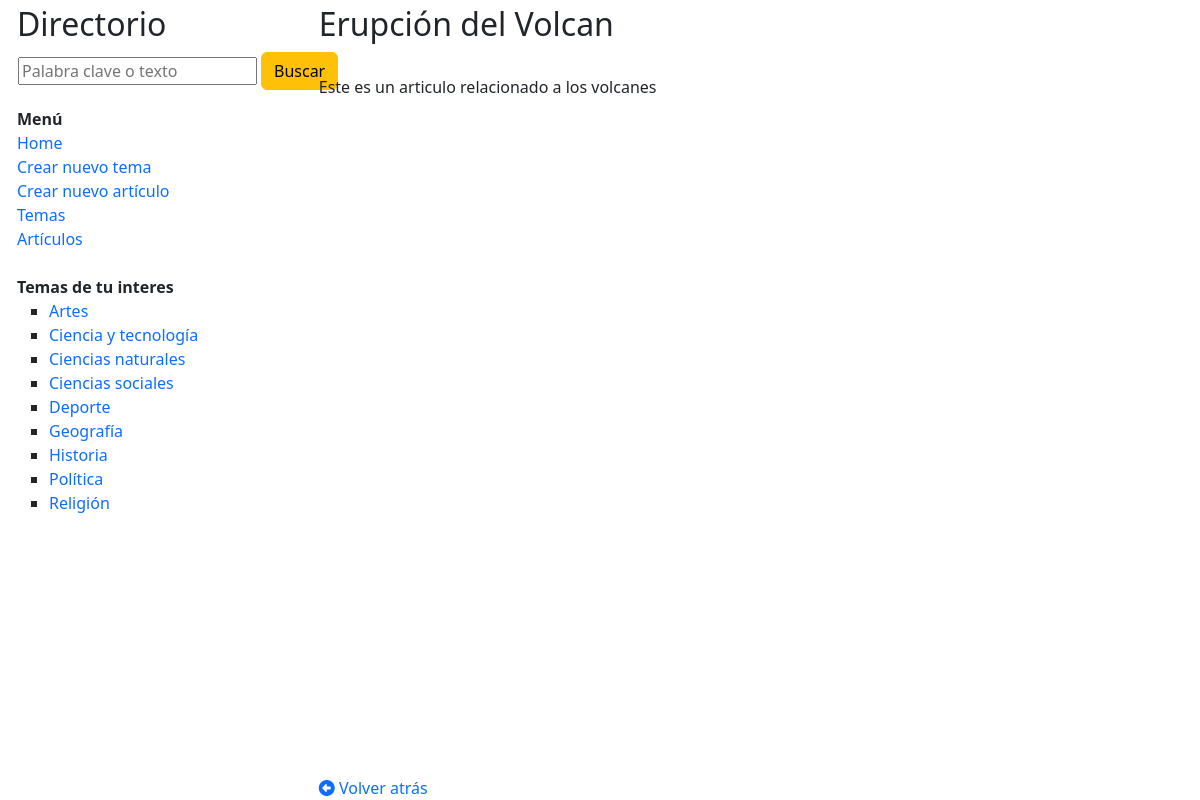
The app's page /verArticulo/2, older data.
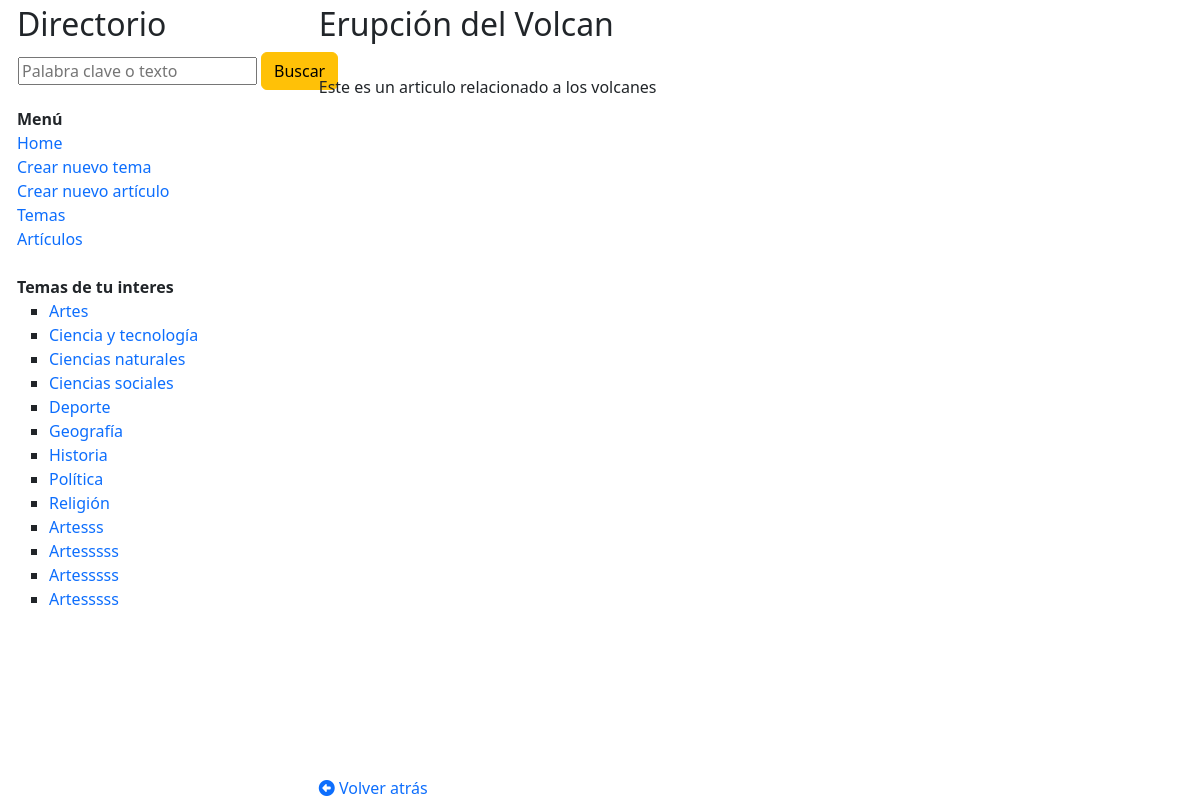
The same page, newer data.
### wikiApp/models.py (models this page shows)
class temaWiki(models.Model):
    nombre = models.CharField(max_length=128, null=True, blank=True)
    descripcion = models.CharField(max_length=512, null=True, blank=True)

### wikiApp/views.py (the view)
# urls.py: path('verArticulo/<str:idArticulo>', views.verArticulo, name='verArticulo'),
def verArticulo(request, idArticulo):
    objArticulo = articuloWiki.objects.get(id = idArticulo)
    return render(request,'verArticulo.html',{
        'articulo': objArticulo,
        'listaTemas':temaWiki.objects.all()
    })

### wikiApp/templates/verArticulo.html (shortened to what this page needs)
{% extends "layout.html" %}
{% block contenido %}
    <h2>{{ articulo.titulo }}</h2>
    <br>
    <div>
        <p>{{ articulo.contenido }}</p>
    </div>
    <div style="position: absolute; bottom: 0;">
        <a href="javascript: history.go(-1)"><i class="fa-solid fa-circle-left"></i> Volver atrás</a>
    </div>
{% endblock %}

### wikiApp/templates/layout.html (shortened to what this page needs)
{% load static %}
<html>
<head>
    <link href="https://cdn.jsdelivr.net/npm/bootstrap@5.3.0/dist/css/bootstrap.min.css" rel="stylesheet">
    <link rel="stylesheet" href="https://cdnjs.cloudflare.com/ajax/libs/font-awesome/6.3.0/css/all.min.css" />
    <link rel="stylesheet" href="{% static 'css/estilos.css'%}">
</head>
<body>
    <div class="row" style="margin-left:5px; margin-top:5px">
        <div class="col-3">
            <h2>Directorio</h2>
            <div>
                <form method="post" action="{% url 'wikiApp:buscarArticulo' %}">
                    <table>
                        <tr>
                            <td><input type="text" name="texto" placeholder="Palabra clave o texto"></td>
                            <td width="10"></td>
                            <td><input class="btn btn-warning" type="submit" value="Buscar"></td>
                        </tr>
                    </table>
                </form>
            </div>
            <b>Menú</b>
            <div>
                <a href="{% url 'wikiApp:inicio' %}"  >Home</a>
            </div>
            <div>
                <a href="{% url 'wikiApp:nuevoTema' %}">Crear nuevo tema</a>
            </div>
            <div>
                <a href="{% url 'wikiApp:nuevoArticulo' %}">Crear nuevo artículo</a>
            </div>
            <div>
                <a href="{% url 'wikiApp:temas' %}">Temas</a>
            </div>
            <div>
                <a href="{% url 'wikiApp:articulos' %}">Artículos</a>
            </div>
            <br>
            <div>
                <b>Temas de tu interes</b>
                <ul type="square">
                    {% for tema in listaTemas %}
                        <li><a href="{% url 'wikiApp:verTema' tema.id %}">{{ tema.nombre }}</a></li>
                    {% endfor %}
                </ul>
            </div>
        </div>
        <div class="col-8">
            {% block contenido %}
            {% endblock %}
        </div>
    </div>
</body>
</html>

Row changes from the older to the newer data that the page shows:
added temaWiki: nombre "Artesss"
added temaWiki: nombre "Artesssss"
added temaWiki: nombre "Artesssss"
added temaWiki: nombre "Artesssss"
